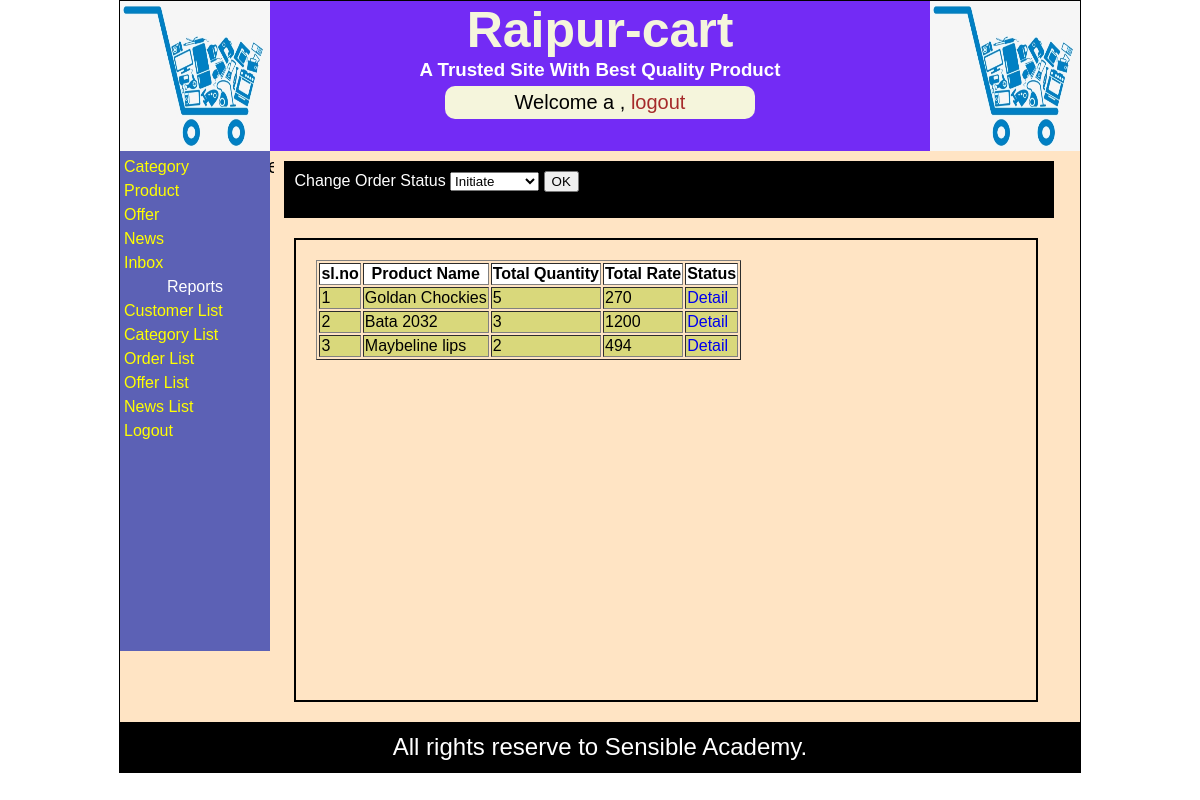
The page /displayOrderDetailForAdmin.php?id=1 (signed in) on the database its author committed.
### tables this page shows
CREATE TABLE IF NOT EXISTS `order_detail` (
  `detail_id` int(11) NOT NULL AUTO_INCREMENT,
  `item_id` int(11) NOT NULL,
  `rate` float NOT NULL,
  `quantity` int(11) NOT NULL,
  `ref_order_id` int(11) NOT NULL,
  `order_status` varchar(20) NOT NULL,
  PRIMARY KEY (`detail_id`)
);

CREATE TABLE IF NOT EXISTS `product_info` (
  `prod_id` int(11) NOT NULL AUTO_INCREMENT,
  `prod_name` varchar(40) NOT NULL,
  `parent_cat_id` int(11) NOT NULL,
  `prod_rate` float NOT NULL,
  `prod_discount` float NOT NULL,
  `prod_detail` text NOT NULL,
  `image_path` text NOT NULL,
  `create_by` varchar(40) NOT NULL,
  `reg_date` date NOT NULL,
  PRIMARY KEY (`prod_id`)
);

### displayOrderDetailForAdmin.php (the view, shortened to what this page needs)
<?php @session_start();
if(isset($_SESSION['uname']) && $_SESSION['utype']=='admin')
{
include("header.php");
?>
<div id='container'>
<div id="adminContainer">
  <div id='leftAdmin'>
    <?php
       include('adminMenu.php');
    ?>
  </div>
  <?php
  $id=$_REQUEST["id"];
  ?>
  <div id='rightAdmin'>
    <div id="orderStatus">
    <form method="get" action="updateOrderStatus.php">
        Change Order Status
        <select name='cmbOrderStatus'>
            <option>Initiate</option>
        </select>
        <input type="submit" value="OK">
    </form>
</div>
<?php
include("dbconnect.php");
$rsOrder=mysqli_query($con,"select * from order_detail,product_info where order_detail.item_id=product_info.prod_id
 and ref_order_id='$id' ");
echo("<div id='list'>");
echo("<table border='1'>");
echo("<tr bgcolor='white'>");
echo("<th>sl.no</th>");
echo("<th>Product Name</th>");
echo("<th>Total Quantity</th>");
echo("<th>Total Rate</th>");
echo("<th>Status</th>");
echo("</tr>");
$cnt=0;
while($row=mysqli_fetch_array($rsOrder))
    {
   $cnt++;
   $id=$row["detail_id"];
   echo("<tr bgcolor='#D9D87B'>");
    echo("<td>");
    echo($cnt);
     echo("</td>");
      echo("<td>");
    echo($row["prod_name"]);
     echo("</td>");
      echo("<td>");
    echo($row["quantity"]);
     echo("</td>");
     echo("<td>");
    echo($row["rate"]);
     echo("</td>");
      echo("<td>");
    echo("<a href='displayOrderDetailForAdmin.php?id=$id'>Detail</a>");
     echo("</td>");
      echo("</tr>");
}
echo("</table>");
echo("</div>");
?>
  </div>
</div>
</div>
<?php
  include("footer.php");
}
else
{
  header("location:loginForm.php");
}
?>

### styles.css (style rules this page uses)
body { margin:0px; padding:0px; font-family: Verdana, Geneva, Tahoma, sans-serif; }
a { text-decoration: none; }
#adminContainer { width: 100%; background-color:bisque; min-height: 500px; }
#leftAdmin { width: 150px; min-height: 500px; background-color:#5C61B5; color:white; display: inline-block; vertical-align: top; }
#rightAdmin { vertical-align: top; width: 804px; min-height: 500px; background-color: bisque; color:white; display: inline-block; }
#list { margin:20px; padding:20px; border:2px solid black; width:700px; height:420px; overflow:scroll; }

### displayOrderDetailForAdmin.php (style rules this page uses)
#orderStatus { width:750px;; margin:10px; padding:10px; background-color:black; }

### rows shown on the page
order_detail: product_info.prod_name "Goldan Chockies", quantity "5", rate "270"
order_detail: product_info.prod_name "Bata 2032", quantity "3", rate "1200"
order_detail: product_info.prod_name "Maybeline lips", quantity "2", rate "494"

### other values the page prints
$_SESSION["uname"] "a"
